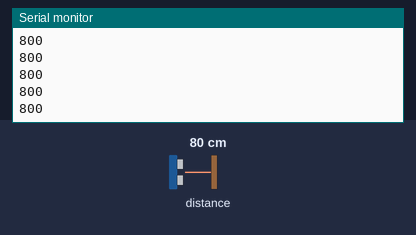
This sketch was run on a simulated Arduino Uno, built with avr-gcc and run on an emulated ATmega328P. Parts: the last lines printed to the serial monitor. The inputs (shaded band) are chosen by the test bench; at power-on: distance to the obstacle 80 cm.

Above: at 1.2 s.
1.3 s: distance to the obstacle set to 2 cm
At 1.9 s:
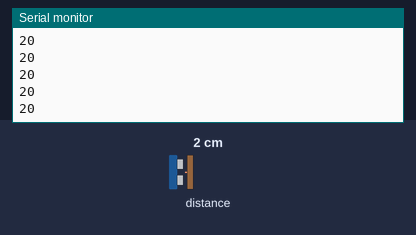
2.8 s: distance to the obstacle set to 4 cm
At 3.9 s:
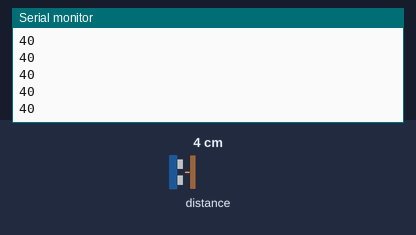
Timing chart, 0 to 5.8 s (numbered marks = the images above; inputs shaded):
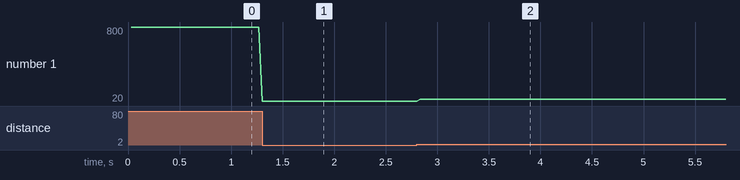

Measured:
- after the input at 1.3 s, the serial monitor: prints a new line at once (image 1)
- after the input at 2.8 s, the serial monitor: prints a new line at once (image 2)
- plotted number 1: 800 → 20 after the input at 1.3 s, 20 → 40 after the input at 2.8 s

The sketch:

vl53lox.ino
```cpp
/* This example shows how to use continuous mode to take
range measurements with the VL53L0X. It is based on
vl53l0x_ContinuousRanging_Example.c from the VL53L0X API.
The range readings are in units of mm. */

#include <Wire.h>
#include <VL53L0X.h>

VL53L0X sensor;

void setup()
{
  Serial.begin(9600);
  Wire.begin();

  sensor.init();
  sensor.setTimeout(1000);

  // Start continuous back-to-back mode (take readings as
  // fast as possible).  To use continuous timed mode
  // instead, provide a desired inter-measurement period in
  // ms (e.g. sensor.startContinuous(100)).
  sensor.startContinuous();
}

void loop()
{
  Serial.print(sensor.readRangeContinuousMillimeters());
  if (sensor.timeoutOccurred()) { Serial.print(" TIMEOUT"); }

  Serial.println();
}
```
